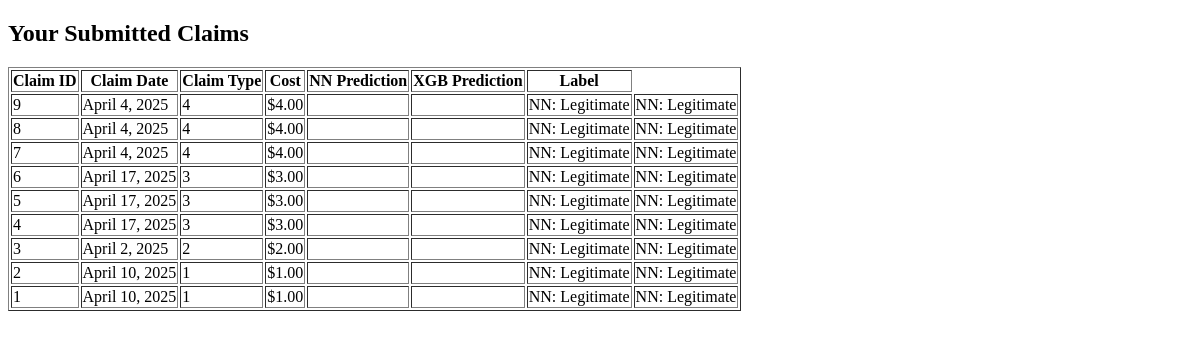
The page /api/claims/users/ (signed in) on the database as committed earlier.
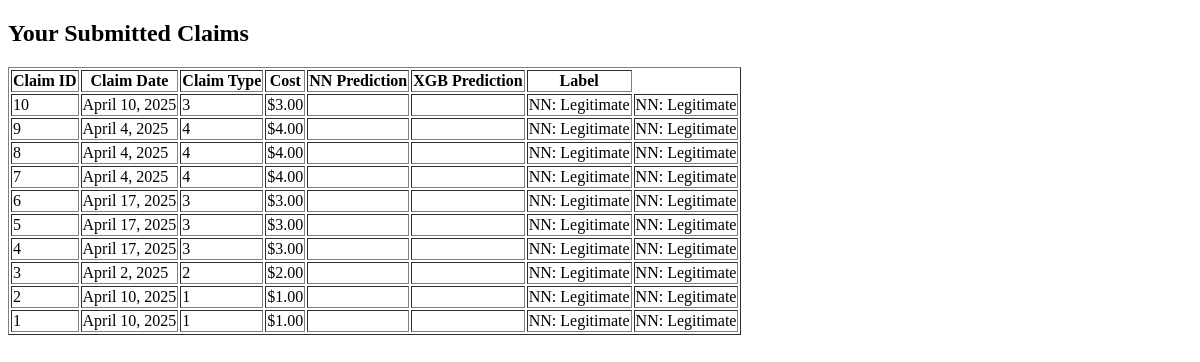
The same page on the database as committed later.
### claims/models.py (models this page shows, shortened)
class MedicalClaim(models.Model):
    user = models.ForeignKey(User, on_delete=models.SET_NULL, null=True, blank=True)
    claimType = models.IntegerField()
    StayDuration = models.FloatField()
    cost = models.FloatField()
    num_diagnoses = models.IntegerField()
    DiagnosisCategory = models.IntegerField()
    num_procedures = models.IntegerField()
    first_procedure = models.IntegerField()
    Gender = models.IntegerField()
    Race = models.IntegerField()
    ClaimDuration = models.FloatField()
    ClaimDate = models.DateField(null=True, blank=True)
    Age = models.IntegerField()
    isWeekend = models.BooleanField(default=False)
    ClaimdDy_Sin = models.FloatField()
    ClaimDay_Cos = models.FloatField()
    nn_prediction = models.FloatField(null=True, blank=True)
    xgb_prediction = models.FloatField(null=True, blank=True)
    created_at = models.DateTimeField(auto_now_add=True)

### claims/views.py (the view)
# urls.py: path('users/', views.list_user_claims, name='user_claims'),
@login_required
def list_user_claims(request):
    user_claims = MedicalClaim.objects.filter(user=request.user).order_by('-created_at')
    return render(request, 'claims/user_claims.html', {
        'user_claims': user_claims
    })

### claims/templates/claims/user_claims.html (shortened to what this page needs)
<!DOCTYPE html>
<html lang="en">
<head>
</head>
<body>
<h2>Your Submitted Claims</h2>
{% if user_claims %}
    <table border="1">
        <tr>
            <th>Claim ID</th>
            <th>Claim Date</th>
            <th>Claim Type</th>
            <th>Cost</th>
            <th>NN Prediction</th>
            <th>XGB Prediction</th>
            <th>Label</th>
        </tr>
        {% for claim in user_claims %}
        <tr>
            <td>{{ claim.id }}</td>
            <td>{{ claim.ClaimDate }}</td>
            <td>{{ claim.claimType }}</td>
            <td>${{ claim.cost|floatformat:2 }}</td>
            <td>{{ claim.nn_prediction|floatformat:2 }}</td>
            <td>{{ claim.xgb_prediction|floatformat:2 }}</td>
            <td>
                {% if claim.nn_prediction > 0.2464 %}
                    NN: Fraudulent
                {% else %}
                    NN: Legitimate
                {% endif %}
            </td>
            <td>
                {% if claim.xgb_prediction > 0.5 %}
                    NN: Fraudulent
                {% else %}
                    NN: Legitimate
                {% endif %}
            </td>
        </tr>
        {% endfor %}
    </table>
{% else %}
    <p>No claims submitted yet.</p>
{% endif %}
</body>
</html>

Rows that differ between the two databases and show on the page:
added MedicalClaim: id "10", ClaimDate "April 10, 2025", claimType "3", cost "3.00", shows "NN: Legitimate"
